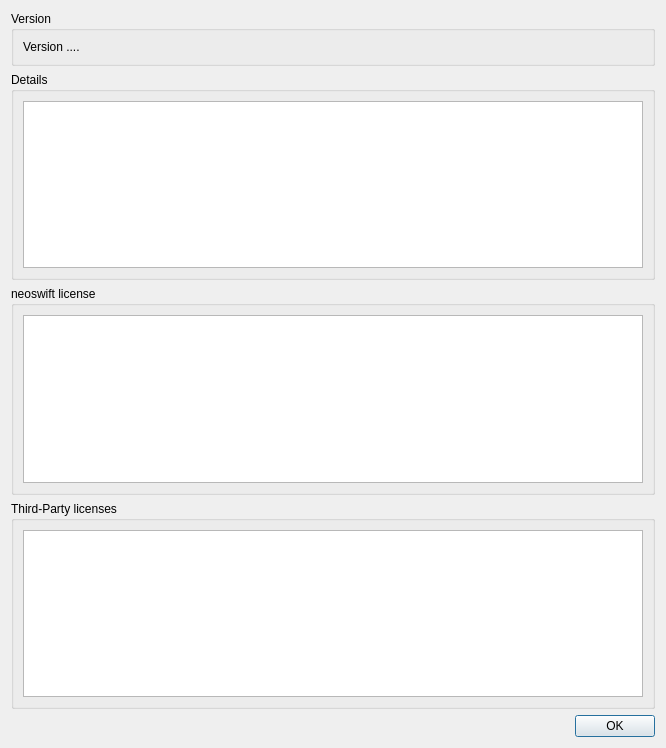
<?xml version="1.0" encoding="UTF-8"?>
<ui version="4.0">
 <class>CAboutDialog</class>
 <widget class="QDialog" name="CAboutDialog">
  <property name="geometry">
   <rect>
    <x>0</x>
    <y>0</y>
    <width>666</width>
    <height>748</height>
   </rect>
  </property>
  <property name="minimumSize">
   <size>
    <width>300</width>
    <height>200</height>
   </size>
  </property>
  <property name="windowTitle">
   <string>About neoswift</string>
  </property>
  <property name="modal">
   <bool>false</bool>
  </property>
  <layout class="QVBoxLayout" name="vl_Dialog">
   <item>
    <widget class="QGroupBox" name="gb_Version">
     <property name="title">
      <string>Version</string>
     </property>
     <layout class="QVBoxLayout" name="vl_Details">
      <item>
       <widget class="QLabel" name="lbl_VersionValue">
        <property name="text">
         <string>Version ....</string>
        </property>
       </widget>
      </item>
     </layout>
    </widget>
   </item>
   <item>
    <widget class="QGroupBox" name="gb_Details">
     <property name="title">
      <string>Details</string>
     </property>
     <layout class="QVBoxLayout" name="vl_Version">
      <item>
       <widget class="QPlainTextEdit" name="pte_Info">
        <property name="documentTitle">
         <string>about neoswift details</string>
        </property>
        <property name="lineWrapMode">
         <enum>QPlainTextEdit::NoWrap</enum>
        </property>
        <property name="readOnly">
         <bool>true</bool>
        </property>
       </widget>
      </item>
     </layout>
    </widget>
   </item>
   <item>
    <widget class="QGroupBox" name="gb_swiftLicense">
     <property name="title">
      <string>neoswift license</string>
     </property>
     <layout class="QVBoxLayout" name="verticalLayout">
      <item>
       <widget class="QTextBrowser" name="tbr_swiftLicense"/>
      </item>
     </layout>
    </widget>
   </item>
   <item>
    <widget class="QGroupBox" name="gb_ThirdPartyLicenses">
     <property name="title">
      <string>Third-Party licenses</string>
     </property>
     <layout class="QVBoxLayout" name="verticalLayout_2">
      <item>
       <widget class="QTextBrowser" name="tbr_ThirdPartyLicenses"/>
      </item>
     </layout>
    </widget>
   </item>
   <item>
    <widget class="QDialogButtonBox" name="bb_AboutDialog">
     <property name="orientation">
      <enum>Qt::Horizontal</enum>
     </property>
     <property name="standardButtons">
      <set>QDialogButtonBox::Ok</set>
     </property>
    </widget>
   </item>
  </layout>
 </widget>
 <tabstops>
  <tabstop>pte_Info</tabstop>
 </tabstops>
 <resources/>
 <connections>
  <connection>
   <sender>bb_AboutDialog</sender>
   <signal>accepted()</signal>
   <receiver>CAboutDialog</receiver>
   <slot>accept()</slot>
   <hints>
    <hint type="sourcelabel">
     <x>261</x>
     <y>248</y>
    </hint>
    <hint type="destinationlabel">
     <x>319</x>
     <y>199</y>
    </hint>
   </hints>
  </connection>
 </connections>
</ui>
